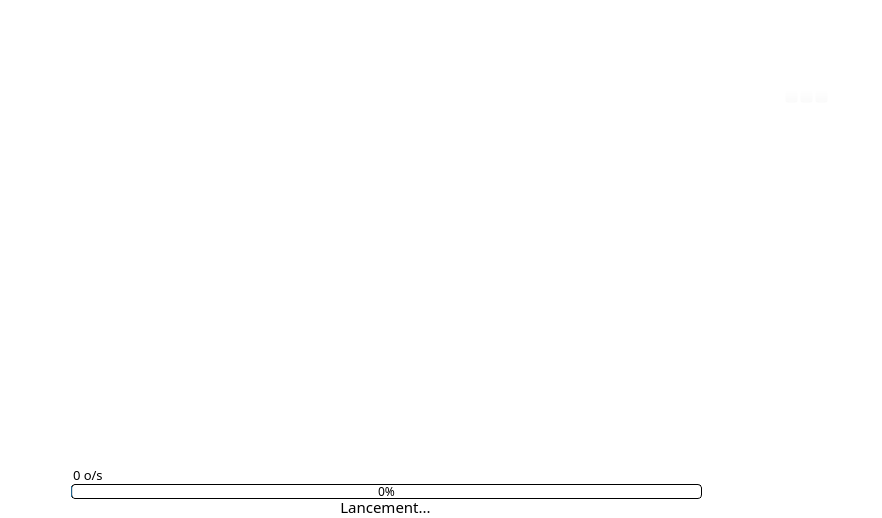
<?xml version="1.0" encoding="UTF-8"?>
<ui version="4.0">
 <class>Launcher</class>
 <widget class="QMainWindow" name="Launcher">
  <property name="geometry">
   <rect>
    <x>0</x>
    <y>0</y>
    <width>882</width>
    <height>518</height>
   </rect>
  </property>
  <property name="font">
   <font>
    <family>Agency FB</family>
   </font>
  </property>
  <property name="windowTitle">
   <string>Azendar</string>
  </property>
  <property name="windowIcon">
   <iconset resource="../ressources.qrc">
    <normaloff>:/ressources/Launcher.ico</normaloff>:/ressources/Launcher.ico</iconset>
  </property>
  <property name="styleSheet">
   <string notr="true">background-image: url(:/ressources/background.png);
background-repeat: no-repeat;
background-color: rgba(255, 255, 255, 0);</string>
  </property>
  <widget class="QWidget" name="centralWidget">
   <widget class="QPushButton" name="playButton">
    <property name="enabled">
     <bool>false</bool>
    </property>
    <property name="geometry">
     <rect>
      <x>730</x>
      <y>470</y>
      <width>94</width>
      <height>41</height>
     </rect>
    </property>
    <property name="cursor">
     <cursorShape>PointingHandCursor</cursorShape>
    </property>
    <property name="autoFillBackground">
     <bool>false</bool>
    </property>
    <property name="icon">
     <iconset resource="../ressources.qrc">
      <normaloff>:/ressources/bouton_enable.png</normaloff>:/ressources/bouton_enable.png</iconset>
    </property>
    <property name="iconSize">
     <size>
      <width>96</width>
      <height>41</height>
     </size>
    </property>
    <property name="flat">
     <bool>true</bool>
    </property>
   </widget>
   <widget class="QLabel" name="labelDownloadSpeed">
    <property name="geometry">
     <rect>
      <x>73</x>
      <y>465</y>
      <width>131</width>
      <height>20</height>
     </rect>
    </property>
    <property name="font">
     <font>
      <family>Calibri Light</family>
      <pointsize>10</pointsize>
      <weight>50</weight>
      <bold>false</bold>
     </font>
    </property>
    <property name="text">
     <string>0 o/s</string>
    </property>
    <property name="alignment">
     <set>Qt::AlignLeading|Qt::AlignLeft|Qt::AlignVCenter</set>
    </property>
   </widget>
   <widget class="QProgressBar" name="progressBarTotal">
    <property name="geometry">
     <rect>
      <x>71</x>
      <y>484</y>
      <width>631</width>
      <height>15</height>
     </rect>
    </property>
    <property name="font">
     <font>
      <family>Calibri Light</family>
     </font>
    </property>
    <property name="styleSheet">
     <string notr="true">QProgressBar {
	border: 1px solid black;
	border-radius: 4px;
	background-color: rgba(255, 255, 255, 180);
	padding: 0px;
}
QProgressBar::chunk {
	border-radius: 4px;
	background-image: url(:/ressources/chunk.png);
 }</string>
    </property>
    <property name="value">
     <number>0</number>
    </property>
    <property name="alignment">
     <set>Qt::AlignCenter</set>
    </property>
   </widget>
   <widget class="QPushButton" name="closeButton">
    <property name="geometry">
     <rect>
      <x>815</x>
      <y>90</y>
      <width>13</width>
      <height>13</height>
     </rect>
    </property>
    <property name="cursor">
     <cursorShape>PointingHandCursor</cursorShape>
    </property>
    <property name="icon">
     <iconset resource="../ressources.qrc">
      <normaloff>:/ressources/topbouton_close.png</normaloff>:/ressources/topbouton_close.png</iconset>
    </property>
    <property name="iconSize">
     <size>
      <width>13</width>
      <height>13</height>
     </size>
    </property>
   </widget>
   <widget class="QPushButton" name="minimizeButton">
    <property name="geometry">
     <rect>
      <x>800</x>
      <y>90</y>
      <width>13</width>
      <height>13</height>
     </rect>
    </property>
    <property name="cursor">
     <cursorShape>PointingHandCursor</cursorShape>
    </property>
    <property name="icon">
     <iconset resource="../ressources.qrc">
      <normaloff>:/ressources/topbouton_reduce.png</normaloff>:/ressources/topbouton_reduce.png</iconset>
    </property>
    <property name="iconSize">
     <size>
      <width>13</width>
      <height>13</height>
     </size>
    </property>
   </widget>
   <widget class="QPushButton" name="settingsButton">
    <property name="geometry">
     <rect>
      <x>785</x>
      <y>90</y>
      <width>13</width>
      <height>13</height>
     </rect>
    </property>
    <property name="cursor">
     <cursorShape>PointingHandCursor</cursorShape>
    </property>
    <property name="icon">
     <iconset resource="../ressources.qrc">
      <normaloff>:/ressources/topbouton_repair.png</normaloff>:/ressources/topbouton_repair.png</iconset>
    </property>
   </widget>
   <widget class="QLabel" name="labelStatus">
    <property name="geometry">
     <rect>
      <x>70</x>
      <y>497</y>
      <width>631</width>
      <height>20</height>
     </rect>
    </property>
    <property name="font">
     <font>
      <family>Calibri Light</family>
      <pointsize>11</pointsize>
     </font>
    </property>
    <property name="text">
     <string>Lancement...</string>
    </property>
    <property name="alignment">
     <set>Qt::AlignCenter</set>
    </property>
   </widget>
  </widget>
 </widget>
 <layoutdefault spacing="6" margin="11"/>
 <resources>
  <include location="../ressources.qrc"/>
 </resources>
 <connections/>
</ui>
